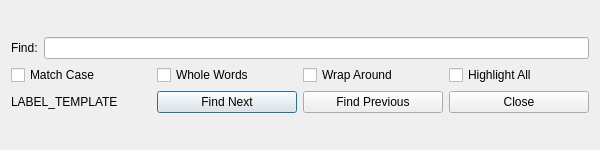
<?xml version="1.0" encoding="UTF-8"?>
<ui version="4.0">
 <class>FindDialog</class>
 <widget class="QDialog" name="FindDialog">
  <property name="geometry">
   <rect>
    <x>0</x>
    <y>0</y>
    <width>600</width>
    <height>150</height>
   </rect>
  </property>
  <property name="windowTitle">
   <string>Find</string>
  </property>
  <layout class="QVBoxLayout" name="verticalLayout_2">
   <item>
    <layout class="QVBoxLayout" name="mainLayout" stretch="3,1,1">
     <item>
      <layout class="QHBoxLayout" name="topLayout">
       <property name="sizeConstraint">
        <enum>QLayout::SetMinimumSize</enum>
       </property>
       <item>
        <widget class="QLabel" name="findLabel">
         <property name="text">
          <string>Find:</string>
         </property>
        </widget>
       </item>
       <item>
        <widget class="QLineEdit" name="findLineEdit">
        </widget>
       </item>
      </layout>
     </item>
     <item>
      <layout class="QHBoxLayout" name="optionsLayout">
       <item>
        <widget class="QCheckBox" name="caseSensitiveCheckBox">
         <property name="text">
          <string>Match Case</string>
         </property>
        </widget>
       </item>
       <item>
        <widget class="QCheckBox" name="wholeWordsCheckBox">
         <property name="text">
          <string>Whole Words</string>
         </property>
        </widget>
       </item>
       <item>
        <widget class="QCheckBox" name="wrapAroundCheckBox">
         <property name="text">
          <string>Wrap Around</string>
         </property>
        </widget>
       </item>
       <item>
        <widget class="QCheckBox" name="highlightAllCheckBox">
         <property name="text">
          <string>Highlight All</string>
         </property>
        </widget>
       </item>
      </layout>
     </item>
     <item>
      <layout class="QHBoxLayout" name="buttonLayout">
       <item>
        <widget class="QLabel" name="statusLabel">
         <property name="enabled">
          <bool>true</bool>
         </property>
         <property name="text">
          <string>LABEL_TEMPLATE</string>
         </property>
        </widget>
       </item>
       <item>
        <widget class="QPushButton" name="findNextButton">
         <property name="text">
          <string>Find Next</string>
         </property>
        </widget>
       </item>
       <item>
        <widget class="QPushButton" name="findPreviousButton">
         <property name="text">
          <string>Find Previous</string>
         </property>
        </widget>
       </item>
       <item>
        <widget class="QPushButton" name="closeButton">
         <property name="text">
          <string>Close</string>
         </property>
        </widget>
       </item>
      </layout>
     </item>
    </layout>
   </item>
  </layout>
 </widget>
 <resources/>
 <connections/>
</ui>
